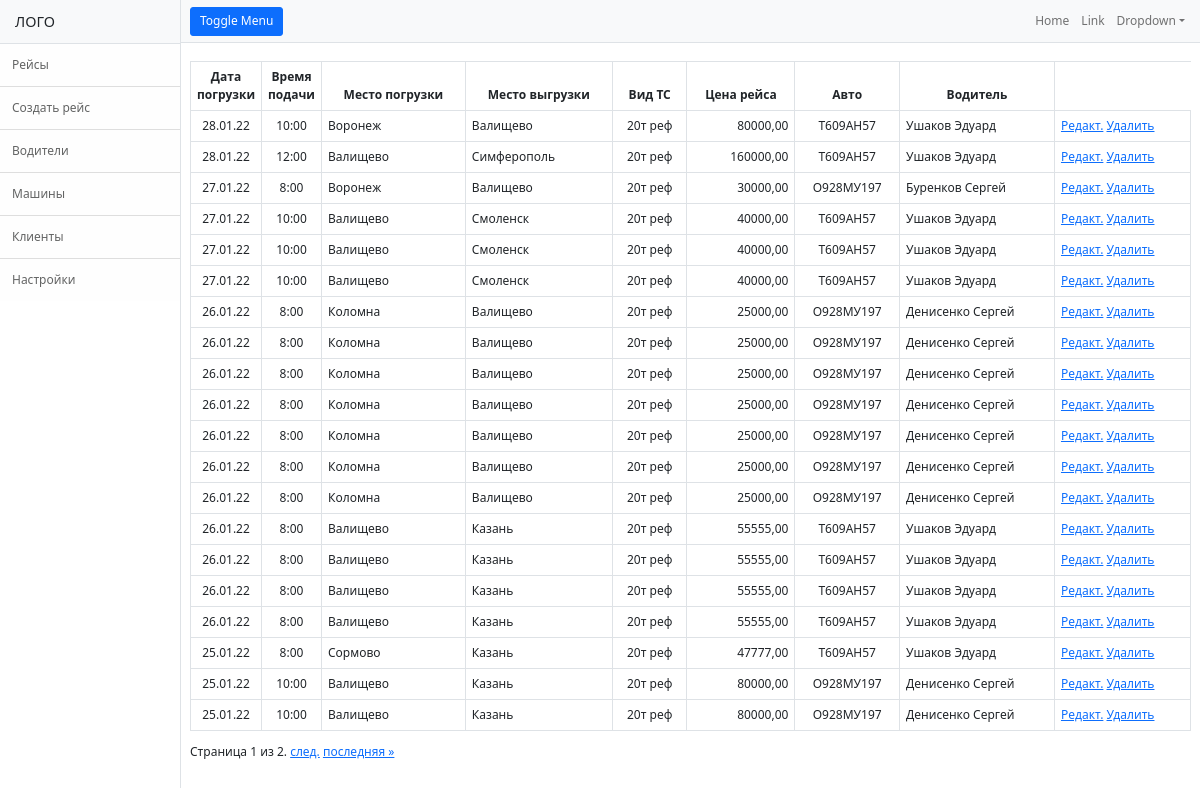
Before: / with the older database file.
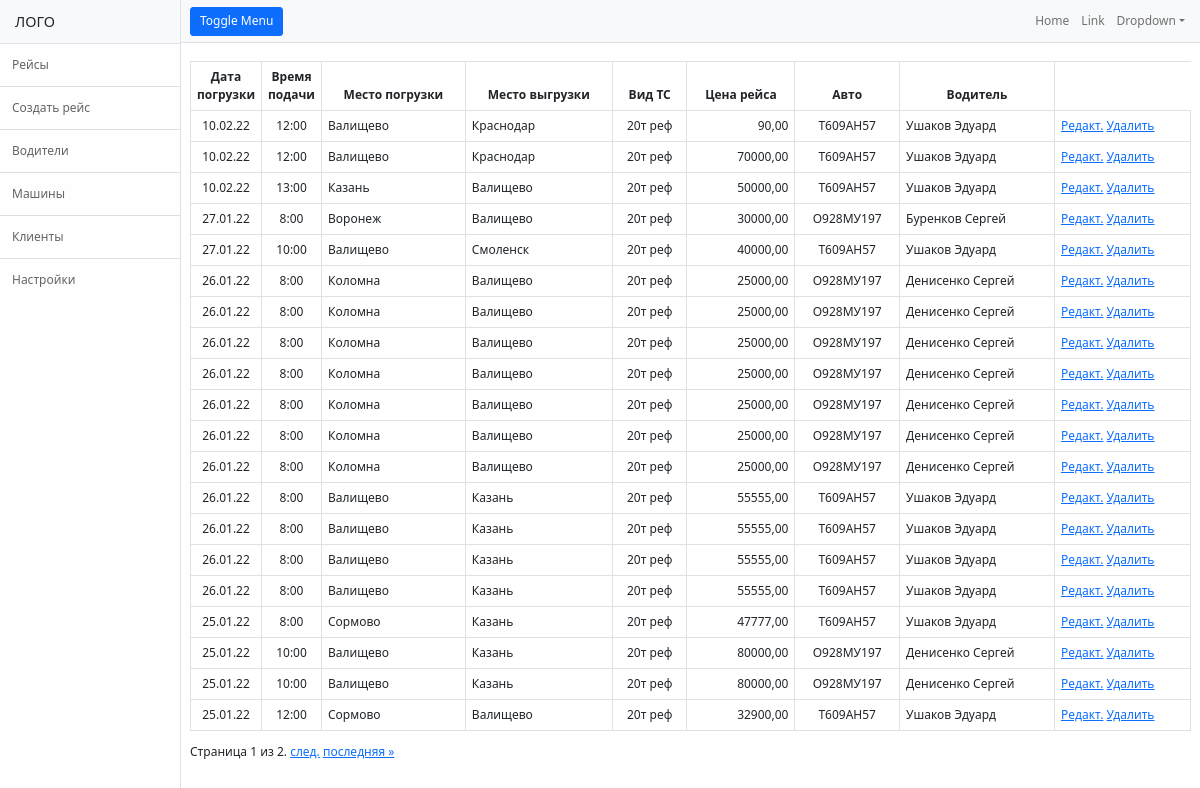
After: the same page with the newer database file.
### TruckReestr/models.py (models this page shows, shortened)
class Trip(models.Model):
    trip_date = models.DateField(verbose_name="Дата погрузки")
    trip_time = models.TimeField(verbose_name="Время подачи")
    trip_from = models.CharField(verbose_name="Место погрузки", max_length=255)
    trip_to = models.CharField(verbose_name="Место выгрузки", max_length=255)
    type_auto = models.CharField(verbose_name="Вид ТС", max_length=50)
    trip_cost = models.DecimalField(verbose_name="Цена рейса", max_digits=10, decimal_places=2)
    driver = models.ForeignKey("Driver", on_delete=models.CASCADE)
    truck = models.ForeignKey("Truck", on_delete=models.CASCADE)
    docs = models.FileField(verbose_name="Док-ты", upload_to='media', null=True, blank=True)
    class Meta:
        verbose_name = 'Рейс'
        verbose_name_plural = 'Рейсы'
        ordering = ['-trip_date', 'trip_time']

class Truck(models.Model):
    number_auto = models.CharField(max_length=20, verbose_name="Номер машины")
    type_auto = models.CharField(max_length=50, verbose_name="Тип машины")
    brand_auto = models.CharField(max_length=50, verbose_name="Марка машины")
    def __str__(self):
        return self.number_auto
    class Meta:
        verbose_name = 'Машина'
        verbose_name_plural = 'Машины'

class Driver(models.Model):
    surname = models.CharField(verbose_name="Фамилия", max_length=100)
    name = models.CharField(verbose_name="Имя", max_length=100)
    second_name = models.CharField(verbose_name="Отчество", max_length=100, blank=True)
    passport_ser = models.CharField(verbose_name="Серия паспорта", max_length=10, blank=True)
    passport_no = models.CharField(verbose_name="Номер паспорта", max_length=10, blank=True)
    passport_issued = models.CharField(verbose_name="Паспорт кем выдан", max_length=150, blank=True)
    passport_date = models.DateField(verbose_name="дата выдачи", null=True, blank=True)
    driver_license_ser = models.CharField(verbose_name="Серия ву", max_length=10, blank=True)
    driver_license_no = models.CharField(verbose_name="Номер ву", max_length=20, blank=True)
    driver_license_date = models.DateField(verbose_name="Дата ву", null=True, blank=True)
    phone = models.CharField(verbose_name="Телефон", max_length=20, null=True, blank=True)
    number_auto = models.ForeignKey("Truck", on_delete=models.DO_NOTHING, null=True, blank=True)
    class Meta:
        verbose_name = 'Водитель'
        verbose_name_plural = 'Водители'

### TruckReestr/views.py (the view)
# urls.py: path('', TripsListView.as_view(), name='trips'),
class TripsListView(ListView):
    paginate_by = 20
    model = Trip
    context_object_name = 'trips'

### templates/TruckReestr/trip_list.html (shortened to what this page needs)
{% extends 'TruckReestr/base.html' %}
{% block content %}
    <table class="table table-hover table-bordered">
        <thead>
        <tr class="text-center text-wrap">
            <th scope="col" style="width: 5%">Дата погрузки</th>
            <th scope="col" style="width: 5%">Время подачи</th>
            <th scope="col">Место погрузки</th>
            <th scope="col">Место выгрузки</th>
            <th scope="col">Вид ТС</th>
            <th scope="col">Цена рейса</th>
            <th scope="col">Авто</th>
            <th scope="col">Водитель</th>
        </tr>
        </thead>
        <tbody>
        {% for trip in trips %}
            <tr>
                <td class="text-center">{{ trip.trip_date }}</td>
                <td class="text-center">{{ trip.trip_time }}</td>
                <td>{{ trip.trip_from }}</td>
                <td>{{ trip.trip_to }}</td>
                <td class="text-center">{{ trip.type_auto }}</td>
                <td class="text-end">{{ trip.trip_cost }}</td>
                <td class="text-center">{{ trip.truck }}</td>
                <td>{{ trip.driver.surname }} {{ trip.driver.name }}</td>
                <td><a href="{% url 'tripupdate' trip.id %}" >Редакт.</a> <a href="{% url 'tripdelete' trip.id %}">Удалить</a></td>
            </tr>
        {% endfor %}
        </tbody>
    </table>
    <div class="pagination">
    <span class="step-links">
        <span class="current">
            Страница {{ page_obj.number }} из {{ page_obj.paginator.num_pages }}.
        </span>
        {% if page_obj.has_next %}
            <a href="?page={{ page_obj.next_page_number }}">след.</a>
            <a href="?page={{ page_obj.paginator.num_pages }}">последняя &raquo;</a>
        {% endif %}
    </span>
    </div>
{% endblock content %}

### templates/TruckReestr/base.html (shortened to what this page needs)
{% load static %}
<!DOCTYPE html>
<html lang="en">
<head>
    <link href="{% static 'TruckReestr/css/styles.css' %}" rel="stylesheet"/>
</head>
<body>
<div class="d-flex" id="wrapper">
    {% block sidebar %}
        <div class="border-end bg-white" id="sidebar-wrapper">
            <div class="sidebar-heading border-bottom bg-light">ЛОГО</div>
            <div class="list-group list-group-flush">
                <a class="list-group-item list-group-item-action list-group-item-light p-3" href="{% url 'trips' %}">Рейсы</a>
                <a class="list-group-item list-group-item-action list-group-item-light p-3" href="{% url 'tripnew' %}">Создать рейс</a>
                <a class="list-group-item list-group-item-action list-group-item-light p-3" href="#!">Водители</a>
                <a class="list-group-item list-group-item-action list-group-item-light p-3" href="#!">Машины</a>
                <a class="list-group-item list-group-item-action list-group-item-light p-3" href="#!">Клиенты</a>
                <a class="list-group-item list-group-item-action list-group-item-light p-3" href="#!">Настройки</a>
            </div>
        </div>
    {% endblock sidebar %}
    <div id="page-content-wrapper">
        {% block navigation %}
            <nav class="navbar navbar-expand-lg navbar-light bg-light border-bottom">
                <div class="container-fluid">
                    <button class="btn btn-primary" id="sidebarToggle">Toggle Menu</button>
                    <div class="collapse navbar-collapse" id="navbarSupportedContent">
                        <ul class="navbar-nav ms-auto mt-2 mt-lg-0">
                            <li class="nav-item active"><a class="nav-link" href="#!">Home</a></li>
                            <li class="nav-item"><a class="nav-link" href="#!">Link</a></li>
                            <li class="nav-item dropdown">
                                <a class="nav-link dropdown-toggle" id="navbarDropdown" href="#" role="button"
                                   data-bs-toggle="dropdown" aria-haspopup="true" aria-expanded="false">Dropdown</a>
                            </li>
                        </ul>
                    </div>
                </div>
            </nav>
        {% endblock navigation %}
    <div class="container-fluid">
        {% block content %}
        {% endblock content %}
    </div>
    </div>
</div>
</body>
</html>

Changed rows visible on the page:
removed Trip: trip_date "28.01.22", trip_time "10:00", trip_from "Воронеж", trip_to "Валищево", type_auto "20т реф", trip_cost "80000,00", truck "Т609АН57", driver.surname "Ушаков", driver.name "Эдуард"
removed Trip: trip_date "28.01.22", trip_time "12:00", trip_from "Валищево", trip_to "Симферополь", type_auto "20т реф", trip_cost "160000,00", truck "Т609АН57", driver.surname "Ушаков", driver.name "Эдуард"
removed Trip: trip_date "27.01.22", trip_time "10:00", trip_from "Валищево", trip_to "Смоленск", type_auto "20т реф", trip_cost "40000,00", truck "Т609АН57", driver.surname "Ушаков", driver.name "Эдуард"
removed Trip: trip_date "27.01.22", trip_time "10:00", trip_from "Валищево", trip_to "Смоленск", type_auto "20т реф", trip_cost "40000,00", truck "Т609АН57", driver.surname "Ушаков", driver.name "Эдуард"
added Trip: trip_date "10.02.22", trip_time "12:00", trip_from "Валищево", trip_to "Краснодар", type_auto "20т реф", trip_cost "90,00", truck "Т609АН57", driver.surname "Ушаков", driver.name "Эдуард"
added Trip: trip_date "10.02.22", trip_time "12:00", trip_from "Валищево", trip_to "Краснодар", type_auto "20т реф", trip_cost "70000,00", truck "Т609АН57", driver.surname "Ушаков", driver.name "Эдуард"
added Trip: trip_date "10.02.22", trip_time "13:00", trip_from "Казань", trip_to "Валищево", type_auto "20т реф", trip_cost "50000,00", truck "Т609АН57", driver.surname "Ушаков", driver.name "Эдуард"
now on this page (row unchanged): Trip: trip_date "25.01.22", trip_time "12:00", trip_from "Сормово", trip_to "Валищево", type_auto "20т реф", trip_cost "32900,00", truck "Т609АН57", driver.surname "Ушаков", driver.name "Эдуард"
